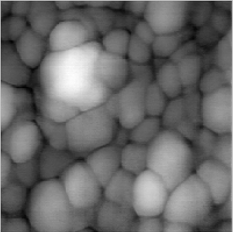
%> input picture 4semestr/TVIMS/ЛР4/Снимок.PNG, 233 x 232 px
$ octave Untitled.m   (GNU Octave 9; MATLAB toolbox functions it lacks are replaced by stand-ins)
%> lines starting %> are read from the running program, lines starting %| are printed output that depends on the picture
%  ПОСТРОЕНИЕ ГРАФИКА ПРОЦЕССА
clear all;
close all;
Ts=0.01;
T= 100;
[F_Name,PathName]= uigetfile('*.png','Снимок');
%> the answer given: Снимок.PNG
I=imread(F_Name);
%> I is the input picture: size 232x233x3 uint8; min 2, max 253, mean 104.2
figure(1);
imshow(I);
A=double(I);
variable = A(:,1);
%> variable = 232 values, max 196 at index 1, min 157 at index 42, mean 173.9
figure(2);
stem(variable);
title('PROCES');
ylabel('Y');
xlabel('N');
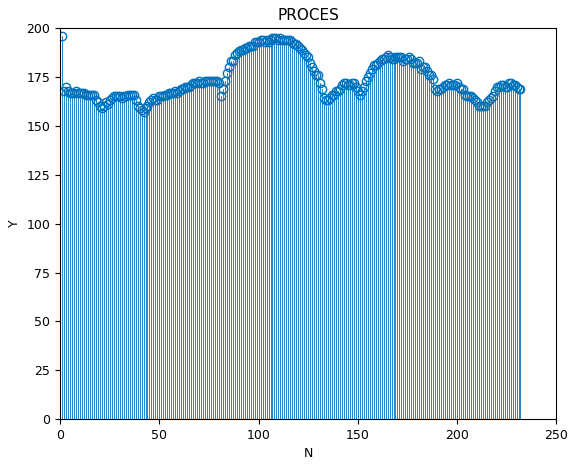
%> figure redrawn from the program's plot data; highest point at x = 1, y = 196

%  ПОСТРОЕНИЕ ГИСТОГРАММЫ
n=length(variable);
%> n = 232
k=round(sqrt(n));
%> k = 15
figure(3);
hist(variable, k);
title('HISTOGRAMMA');
ylabel('Q');
xlabel('N');
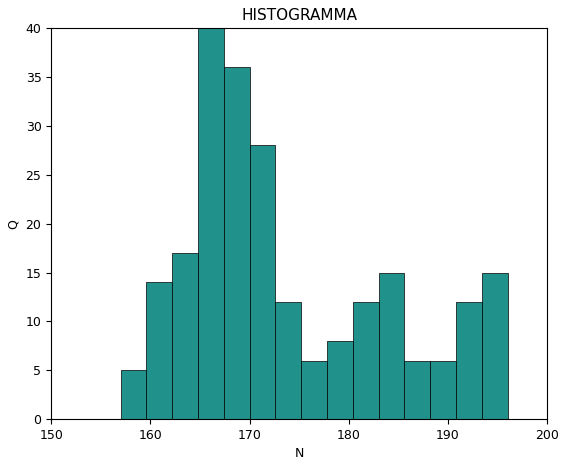
%> figure redrawn from the program's plot data; tallest bar 40 high, from x = 164.8 to 167.4

% %  ПОСТРОЕНИЕ СП ПРИ ПОМОЩИ ПРОЦЕДУРЫ PSD
fsp=250;
df=1/T;
Fmax=1/Ts;
f=-Fmax/2:df:Fmax/2;
dovg=length(f);
[c, f]=periodogram(variable, [], dovg, Fmax);
%> c = 5001 values, max 140128.5 at index 2, min 0.00021 at index 1380, mean 607.1; f = 5001 values from 0 to 50
psdplot(Pxx,w,'','','PSD');
%> (this line was passed over: Pxx is not available in this run)
% [6 lines of commented-out code are left out]
R=xcorr2(variable);
%> R = 463 values, max 7043154 at index 232, min 33124 at index 1, mean 3516811.9
tau=-1.98:0.01:1.98;
figure(5);
plot( tau, R);  grid;
%> (this line was passed over: plot is not available in this run)
title('AKVF');
label('Bcov');
%> (this line was passed over: label is not available in this run)
xlabel('tau');

%  ПОСТРОЕНИЕ АКОРФ СЛУЧАЙНОГО ПРОЦЕССА
R1=xcov(variable);
%> R1 = 463 values, max 24688.9 at index 232, min -7626.6 at index 132, mean -1.26e-13
tau=-1.98:0.01:1.98;
figure(6);
plot( tau, R1);  grid;
%> (this line was passed over: plot is not available in this run)
title('AKRF');
label('Bcor');
%> (this line was passed over: label is not available in this run)
xlabel('tau');
